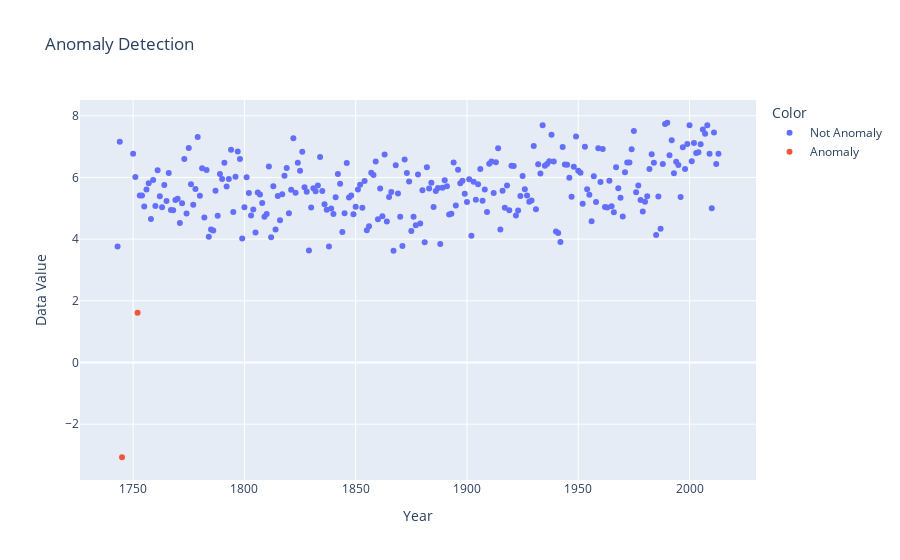

Notebook code for this chart:
### Code cell
visualize_anomalies_with_years_plotly(df_to_use.AverageTemperature.values.reshape(-1,1), anomaly_scores, 0.4, df_to_use.index, df_sweden3.Country[:number_of_countries])

### Figure 1 — Plotly figure (JSON) as saved in the notebook; plotly's stock layout.template omitted (floating-point values rounded to 4 significant figures; data arrays with more than 128 entries replaced by an {"elided": "..."} marker saying what was removed)
{"data": [{"hovertemplate": "<b>%{hovertext}</b><br><br>Color=Not Anomaly<br>Year=%{x}<br>Data Value=%{y}<extra></extra>", "hovertext": {"elided": "265 str values"}, "legendgroup": "Not Anomaly", "marker": {"color": "#636efa", "symbol": "circle"}, "mode": "markers", "name": "Not Anomaly", "orientation": "v", "showlegend": true, "type": "scatter", "x": {"elided": "265 int values"}, "xaxis": "x", "y": {"elided": "265 float values"}, "yaxis": "y"}, {"hovertemplate": "<b>%{hovertext}</b><br><br>Color=Anomaly<br>Year=%{x}<br>Data Value=%{y}<extra></extra>", "hovertext": ["Country: Sweden<br>Anomaly Score: 0.69", "Country: Sweden<br>Anomaly Score: 0.44"], "legendgroup": "Anomaly", "marker": {"color": "#EF553B", "symbol": "circle"}, "mode": "markers", "name": "Anomaly", "orientation": "v", "showlegend": true, "type": "scatter", "x": [1745, 1752], "xaxis": "x", "y": [-3.072, 1.615], "yaxis": "y"}], "layout": {"legend": {"title": {"text": "Color"}, "tracegroupgap": 0}, "title": {"text": "Anomaly Detection"}, "xaxis": {"anchor": "y", "domain": [0, 1], "title": {"text": "Year"}}, "yaxis": {"anchor": "x", "domain": [0, 1], "title": {"text": "Data Value"}}}}
